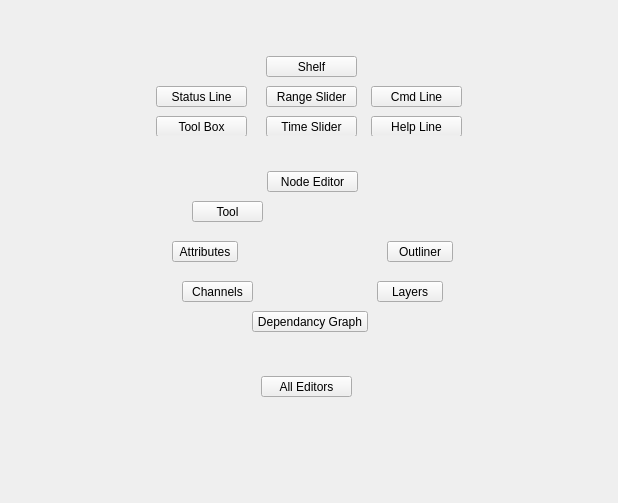
<?xml version="1.0" encoding="UTF-8"?>
<ui version="4.0">
 <class>QtUi</class>
 <widget class="QMainWindow" name="QtUi">
  <property name="enabled">
   <bool>true</bool>
  </property>
  <property name="geometry">
   <rect>
    <x>0</x>
    <y>0</y>
    <width>618</width>
    <height>503</height>
   </rect>
  </property>
  <property name="sizePolicy">
   <sizepolicy hsizetype="Ignored" vsizetype="Ignored">
    <horstretch>0</horstretch>
    <verstretch>0</verstretch>
   </sizepolicy>
  </property>
  <property name="minimumSize">
   <size>
    <width>0</width>
    <height>0</height>
   </size>
  </property>
  <property name="maximumSize">
   <size>
    <width>16777215</width>
    <height>16777215</height>
   </size>
  </property>
  <property name="toolButtonStyle">
   <enum>Qt::ToolButtonIconOnly</enum>
  </property>
  <property name="tabShape">
   <enum>QTabWidget::Triangular</enum>
  </property>
  <property name="dockNestingEnabled">
   <bool>true</bool>
  </property>
  <property name="dockOptions">
   <set>QMainWindow::AllowNestedDocks|QMainWindow::AllowTabbedDocks|QMainWindow::AnimatedDocks|QMainWindow::ForceTabbedDocks</set>
  </property>
  <widget class="QWidget" name="widget">
   <property name="sizePolicy">
    <sizepolicy hsizetype="Ignored" vsizetype="Ignored">
     <horstretch>0</horstretch>
     <verstretch>0</verstretch>
    </sizepolicy>
   </property>
   <layout class="QGridLayout" name="gridLayout">
    <item row="0" column="0">
     <widget class="QWidget" name="staticWindow" native="true">
      <layout class="QGridLayout" name="gridLayout_2">
       <item row="0" column="0" rowspan="3">
        <widget class="Region" name="region_4" native="true"/>
       </item>
       <item row="0" column="1">
        <widget class="Region" name="region" native="true">
         <layout class="QVBoxLayout" name="verticalLayout_2">
          <item>
           <spacer name="verticalSpacer_2">
            <property name="orientation">
             <enum>Qt::Vertical</enum>
            </property>
            <property name="sizeHint" stdset="0">
             <size>
              <width>20</width>
              <height>40</height>
             </size>
            </property>
           </spacer>
          </item>
          <item>
           <widget class="QWidget" name="widget_3" native="true">
            <property name="minimumSize">
             <size>
              <width>0</width>
              <height>80</height>
             </size>
            </property>
            <widget class="QPushButton" name="b007">
             <property name="geometry">
              <rect>
               <x>0</x>
               <y>30</y>
               <width>91</width>
               <height>21</height>
              </rect>
             </property>
             <property name="minimumSize">
              <size>
               <width>0</width>
               <height>21</height>
              </size>
             </property>
             <property name="maximumSize">
              <size>
               <width>16777215</width>
               <height>21</height>
              </size>
             </property>
             <property name="whatsThis">
              <string>dynLayout</string>
             </property>
             <property name="text">
              <string>Status Line</string>
             </property>
            </widget>
            <widget class="QPushButton" name="b010">
             <property name="geometry">
              <rect>
               <x>110</x>
               <y>30</y>
               <width>91</width>
               <height>21</height>
              </rect>
             </property>
             <property name="minimumSize">
              <size>
               <width>0</width>
               <height>21</height>
              </size>
             </property>
             <property name="maximumSize">
              <size>
               <width>16777215</width>
               <height>21</height>
              </size>
             </property>
             <property name="whatsThis">
              <string>dynLayout</string>
             </property>
             <property name="text">
              <string>Range Slider</string>
             </property>
            </widget>
            <widget class="QPushButton" name="b009">
             <property name="geometry">
              <rect>
               <x>110</x>
               <y>60</y>
               <width>91</width>
               <height>21</height>
              </rect>
             </property>
             <property name="minimumSize">
              <size>
               <width>0</width>
               <height>21</height>
              </size>
             </property>
             <property name="maximumSize">
              <size>
               <width>16777215</width>
               <height>21</height>
              </size>
             </property>
             <property name="whatsThis">
              <string>dynLayout</string>
             </property>
             <property name="text">
              <string>Time Slider</string>
             </property>
            </widget>
            <widget class="QPushButton" name="b008">
             <property name="geometry">
              <rect>
               <x>110</x>
               <y>0</y>
               <width>91</width>
               <height>21</height>
              </rect>
             </property>
             <property name="minimumSize">
              <size>
               <width>0</width>
               <height>21</height>
              </size>
             </property>
             <property name="maximumSize">
              <size>
               <width>16777215</width>
               <height>21</height>
              </size>
             </property>
             <property name="whatsThis">
              <string>dynLayout</string>
             </property>
             <property name="text">
              <string>Shelf</string>
             </property>
            </widget>
            <widget class="QPushButton" name="b011">
             <property name="geometry">
              <rect>
               <x>215</x>
               <y>30</y>
               <width>91</width>
               <height>21</height>
              </rect>
             </property>
             <property name="minimumSize">
              <size>
               <width>0</width>
               <height>21</height>
              </size>
             </property>
             <property name="maximumSize">
              <size>
               <width>16777215</width>
               <height>21</height>
              </size>
             </property>
             <property name="whatsThis">
              <string>dynLayout</string>
             </property>
             <property name="text">
              <string>Cmd Line</string>
             </property>
            </widget>
            <widget class="QPushButton" name="b012">
             <property name="geometry">
              <rect>
               <x>215</x>
               <y>60</y>
               <width>91</width>
               <height>21</height>
              </rect>
             </property>
             <property name="minimumSize">
              <size>
               <width>0</width>
               <height>21</height>
              </size>
             </property>
             <property name="maximumSize">
              <size>
               <width>16777215</width>
               <height>21</height>
              </size>
             </property>
             <property name="whatsThis">
              <string>dynLayout</string>
             </property>
             <property name="text">
              <string>Help Line</string>
             </property>
            </widget>
            <widget class="QPushButton" name="b013">
             <property name="geometry">
              <rect>
               <x>0</x>
               <y>60</y>
               <width>91</width>
               <height>21</height>
              </rect>
             </property>
             <property name="minimumSize">
              <size>
               <width>0</width>
               <height>21</height>
              </size>
             </property>
             <property name="maximumSize">
              <size>
               <width>16777215</width>
               <height>21</height>
              </size>
             </property>
             <property name="whatsThis">
              <string>dynLayout</string>
             </property>
             <property name="text">
              <string>Tool Box</string>
             </property>
            </widget>
           </widget>
          </item>
         </layout>
        </widget>
       </item>
       <item row="0" column="2" rowspan="3">
        <widget class="Region" name="region_2" native="true"/>
       </item>
       <item row="1" column="1">
        <widget class="QWidget" name="widget_0" native="true">
         <property name="minimumSize">
          <size>
           <width>325</width>
           <height>200</height>
          </size>
         </property>
         <property name="maximumSize">
          <size>
           <width>300</width>
           <height>200</height>
          </size>
         </property>
         <widget class="QPushButton" name="b004">
          <property name="geometry">
           <rect>
            <x>35</x>
            <y>130</y>
            <width>71</width>
            <height>21</height>
           </rect>
          </property>
          <property name="minimumSize">
           <size>
            <width>0</width>
            <height>21</height>
           </size>
          </property>
          <property name="maximumSize">
           <size>
            <width>16777215</width>
            <height>21</height>
           </size>
          </property>
          <property name="toolTip">
           <string/>
          </property>
          <property name="whatsThis">
           <string>dynLayout</string>
          </property>
          <property name="text">
           <string>Channels</string>
          </property>
         </widget>
         <widget class="QPushButton" name="b002">
          <property name="geometry">
           <rect>
            <x>45</x>
            <y>50</y>
            <width>71</width>
            <height>21</height>
           </rect>
          </property>
          <property name="minimumSize">
           <size>
            <width>0</width>
            <height>21</height>
           </size>
          </property>
          <property name="maximumSize">
           <size>
            <width>16777215</width>
            <height>21</height>
           </size>
          </property>
          <property name="toolTip">
           <string/>
          </property>
          <property name="whatsThis">
           <string>dynLayout</string>
          </property>
          <property name="text">
           <string>Tool</string>
          </property>
         </widget>
         <widget class="QPushButton" name="b000">
          <property name="geometry">
           <rect>
            <x>25</x>
            <y>90</y>
            <width>66</width>
            <height>21</height>
           </rect>
          </property>
          <property name="minimumSize">
           <size>
            <width>0</width>
            <height>21</height>
           </size>
          </property>
          <property name="maximumSize">
           <size>
            <width>16777215</width>
            <height>21</height>
           </size>
          </property>
          <property name="toolTip">
           <string/>
          </property>
          <property name="whatsThis">
           <string>dynLayout</string>
          </property>
          <property name="text">
           <string>Attributes</string>
          </property>
         </widget>
         <widget class="QPushButton" name="b001">
          <property name="geometry">
           <rect>
            <x>240</x>
            <y>90</y>
            <width>66</width>
            <height>21</height>
           </rect>
          </property>
          <property name="minimumSize">
           <size>
            <width>0</width>
            <height>21</height>
           </size>
          </property>
          <property name="maximumSize">
           <size>
            <width>16777215</width>
            <height>21</height>
           </size>
          </property>
          <property name="toolTip">
           <string/>
          </property>
          <property name="whatsThis">
           <string>dynLayout</string>
          </property>
          <property name="text">
           <string>Outliner</string>
          </property>
         </widget>
         <widget class="QPushButton" name="b003">
          <property name="geometry">
           <rect>
            <x>230</x>
            <y>130</y>
            <width>66</width>
            <height>21</height>
           </rect>
          </property>
          <property name="minimumSize">
           <size>
            <width>0</width>
            <height>21</height>
           </size>
          </property>
          <property name="maximumSize">
           <size>
            <width>16777215</width>
            <height>21</height>
           </size>
          </property>
          <property name="toolTip">
           <string/>
          </property>
          <property name="whatsThis">
           <string>dynLayout</string>
          </property>
          <property name="text">
           <string>Layers</string>
          </property>
         </widget>
         <widget class="QPushButton" name="b006">
          <property name="geometry">
           <rect>
            <x>105</x>
            <y>160</y>
            <width>116</width>
            <height>21</height>
           </rect>
          </property>
          <property name="minimumSize">
           <size>
            <width>0</width>
            <height>21</height>
           </size>
          </property>
          <property name="maximumSize">
           <size>
            <width>16777215</width>
            <height>21</height>
           </size>
          </property>
          <property name="toolTip">
           <string/>
          </property>
          <property name="whatsThis">
           <string>dynLayout</string>
          </property>
          <property name="text">
           <string>Dependancy Graph</string>
          </property>
         </widget>
         <widget class="QPushButton" name="b005">
          <property name="geometry">
           <rect>
            <x>120</x>
            <y>20</y>
            <width>91</width>
            <height>21</height>
           </rect>
          </property>
          <property name="minimumSize">
           <size>
            <width>0</width>
            <height>21</height>
           </size>
          </property>
          <property name="maximumSize">
           <size>
            <width>16777215</width>
            <height>21</height>
           </size>
          </property>
          <property name="toolTip">
           <string/>
          </property>
          <property name="whatsThis">
           <string>dynLayout</string>
          </property>
          <property name="text">
           <string>Node Editor</string>
          </property>
         </widget>
        </widget>
       </item>
       <item row="2" column="1">
        <widget class="Region" name="region_3" native="true">
         <property name="whatsThis">
          <string/>
         </property>
         <layout class="QVBoxLayout" name="verticalLayout">
          <item>
           <widget class="QWidget" name="widget_2" native="true">
            <property name="minimumSize">
             <size>
              <width>0</width>
              <height>80</height>
             </size>
            </property>
            <widget class="QPushButton" name="i000">
             <property name="geometry">
              <rect>
               <x>105</x>
               <y>10</y>
               <width>91</width>
               <height>21</height>
              </rect>
             </property>
             <property name="minimumSize">
              <size>
               <width>0</width>
               <height>21</height>
              </size>
             </property>
             <property name="maximumSize">
              <size>
               <width>16777215</width>
               <height>21</height>
              </size>
             </property>
             <property name="accessibleName">
              <string>editors#lower</string>
             </property>
             <property name="text">
              <string>All Editors</string>
             </property>
            </widget>
           </widget>
          </item>
          <item>
           <spacer name="verticalSpacer">
            <property name="orientation">
             <enum>Qt::Vertical</enum>
            </property>
            <property name="sizeHint" stdset="0">
             <size>
              <width>20</width>
              <height>40</height>
             </size>
            </property>
           </spacer>
          </item>
         </layout>
        </widget>
       </item>
      </layout>
     </widget>
    </item>
   </layout>
  </widget>
 </widget>
 <customwidgets>
  <customwidget>
   <class>Region</class>
   <extends>QWidget</extends>
   <header>widgets.region.h</header>
   <container>1</container>
  </customwidget>
 </customwidgets>
 <resources/>
 <connections/>
 <designerdata>
  <property name="gridDeltaX">
   <number>5</number>
  </property>
  <property name="gridDeltaY">
   <number>10</number>
  </property>
  <property name="gridSnapX">
   <bool>true</bool>
  </property>
  <property name="gridSnapY">
   <bool>true</bool>
  </property>
  <property name="gridVisible">
   <bool>true</bool>
  </property>
 </designerdata>
</ui>
